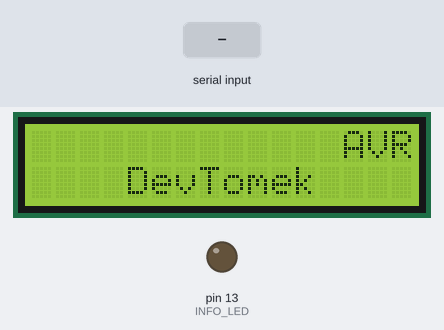
The sketch below on a simulated Arduino Uno, built with avr-gcc and run on an emulated ATmega328P. Shown: 16×2 character LCD, output pins drawn as LEDs (lit = HIGH). Inputs (shaded band) come from the test bench. What the sketch prints to the serial monitor is not drawn.

Above: at 1.2 s.
1.3 s: "true\n" received over Serial
At 8.7 s:
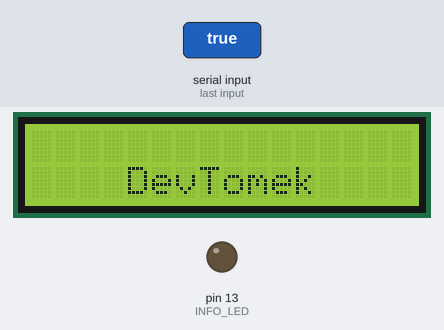
At 14.5 s:
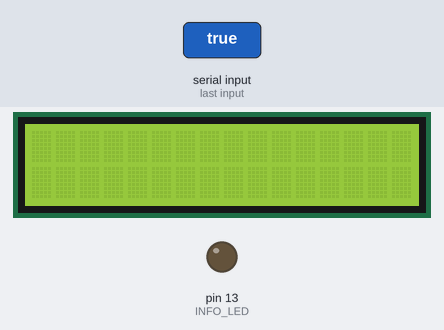
Timing chart, 0 to 16.0 s (numbered marks = the images above; inputs shaded):
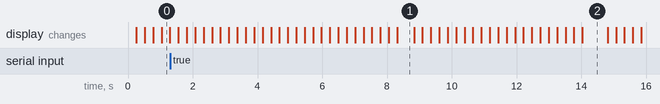

Measured:
- after the input at 1.3 s, the display: first differs from a run without the input after 7.5 s (image 2)
- what the display in image 1 shows lasts 0.5 s, from 8.3 s to 8.8 s

The sketch:

avr-ipla-tv-box.ino
```cpp
/*
   AVR Ipla TV Box.

   version: v1.1.0
   author: DevTomek.pl
*/
#include <LiquidCrystal.h> // LiquidCrystal by Arduino, Adafruit version 1.0.7
#include <IRremote.h> // IRremote by shirriff version 2.2.3

// LED
const int INFO_LED = 13;

// IR
const int IR_SENSOR = 2;
IRrecv irrecv(IR_SENSOR);
decode_results results;

// LCD
const int SCREEN_WIDTH = 16;
const int SCREEN_HEIGHT = 2;
const int RS = 7, EN = 8, D4 = 9, D5 = 10, D6 = 11, D7 = 12;
LiquidCrystal lcd(RS, EN, D4, D5, D6, D7);

// Serial Read
const char READ_DATA_SEPARATOR = '|';
const uint8_t READ_BUFFER_SIZE = 255;
char readBuffer[READ_BUFFER_SIZE];
boolean hasNewData = false;

// Global Variables
String line1 = "AVR-Ipla-TV-Box";
String line1Buffer = line1;
unsigned int line1Length = 16;
String line2 = "    DevTomek    ";
String line2Buffer = line2;
int stringStart, stringStop = 0;
int scrollCursor = SCREEN_WIDTH;
volatile uint8_t timer1 = 0;


void setup() {

  /* Based on: Arduino Timer Interrupts Calculator */
  // TIMER 1 for interrupt frequency 100 Hz:
  cli(); // stop interrupts
  TCCR1A = 0; // set entire TCCR1A register to 0
  TCCR1B = 0; // same for TCCR1B
  TCNT1  = 0; // initialize counter value to 0
  // set compare match register for 100 Hz increments
  OCR1A = 19999; // = 16000000 / (8 * 100) - 1 (must be <65536)
  // turn on CTC mode
  TCCR1B |= (1 << WGM12);
  // Set CS12, CS11 and CS10 bits for 8 prescaler
  TCCR1B |= (0 << CS12) | (1 << CS11) | (0 << CS10);
  // enable timer compare interrupt
  TIMSK1 |= (1 << OCIE1A);
  sei(); // allow interrupts

  Serial.begin(9600);
  Serial.println("Starting initialization...");
  pinMode(INFO_LED , OUTPUT);
  lcd.begin(SCREEN_WIDTH, SCREEN_HEIGHT);
  irrecv.enableIRIn();
  Serial.println("Initialization done!");
}

void loop() {
  readIRData();
  readSerialData();
  updateData();

  if (timer1 > 25) {
    scroll();
    timer1 = 0;
  }

}

ISR(TIMER1_COMPA_vect) {
  timer1++;
}

void readIRData() {
  if (irrecv.decode(&results)) {
    if (results.value != 0xFFFFFFFF) {
      digitalWrite(INFO_LED , HIGH);
      Serial.println(results.value, HEX);
      digitalWrite(INFO_LED , LOW);
    }
    irrecv.resume();
  }
}

void readSerialData() {
  while (hasNewData == false && Serial.available() > 0) {
    static uint8_t ndx = 0;
    char rc = Serial.read();
    if (rc != '\n') {
      readBuffer[ndx] = rc;
      ndx++;
      if (ndx >= READ_BUFFER_SIZE) {
        ndx = READ_BUFFER_SIZE - 1;
      }
    } else {
      readBuffer[ndx] = '\0';
      ndx = 0;
      hasNewData = true;
    }
  }
}

void updateData() {
  if (hasNewData == true) {
    // RX frame structure: [LINE_1_DATA|LINE_2_DATA|IS_FORCE_MODE]
    line1Buffer =  getValue(readBuffer, READ_DATA_SEPARATOR, 0);
    line2Buffer =  getValue(readBuffer, READ_DATA_SEPARATOR, 1);
    boolean isForceMode = getValue(readBuffer, READ_DATA_SEPARATOR, 2) == "true";
    if (isForceMode) {
      updateLcdData();
    }
    hasNewData = false;
  }
}

String getValue(String data, char separator, int index) {
  int found = 0;
  int strIndex[] = {0, -1};
  int maxIndex = data.length() - 1;

  for (int i = 0; i <= maxIndex && found <= index; i++) {
    if (data.charAt(i) == separator || i == maxIndex) {
      found++;
      strIndex[0] = strIndex[1] + 1;
      strIndex[1] = (i == maxIndex) ? i + 1 : i;
    }
  }

  return found > index ? data.substring(strIndex[0], strIndex[1]) : "";
}

void scroll() {
  lcd.clear();
  lcd.setCursor(scrollCursor, 0);
  lcd.print(line1.substring(stringStart, stringStop));
  lcd.setCursor(0, 1);
  lcd.print(line2);

  if (stringStart == 0 && scrollCursor > 0) {
    scrollCursor--;
    stringStop++;
  } else if (stringStart == stringStop) {
    updateLcdData(); // update the text as the previous one will be displayed
  } else if (stringStop == line1Length  ) {
    stringStart++;
  } else if (line1Length < SCREEN_WIDTH && stringStop == (SCREEN_WIDTH + line1Length) ) {
    stringStart++;
    stringStop = stringStart;
  } else {
    stringStart++;
    stringStop++;
  }

}

void updateLcdData() {
  stringStart = stringStop = 0;
  scrollCursor = SCREEN_WIDTH;
  line1 = line1Buffer;
  line2 = line2Buffer;
  line1Length =  line1.length();
}
```
